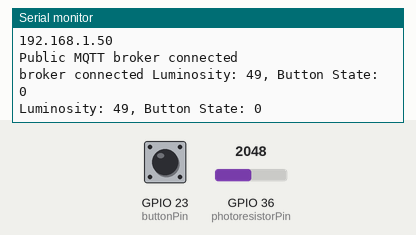
Simulated run of this sketch. Board: ESP32. On the bench: the last lines printed to the serial monitor. The inputs (shaded band) are chosen by the test bench; at power-on: GPIO 36 (photoresistorPin) = 2048, GPIO 23 (buttonPin) HIGH. WiFi joins after 1.5 s; servers stay silent unless stated; no MQTT or app messages arrive unless stated.

Above: at 2.7 s.
2.8 s: GPIO 36 (photoresistorPin) set to 2866
At 4.1 s:
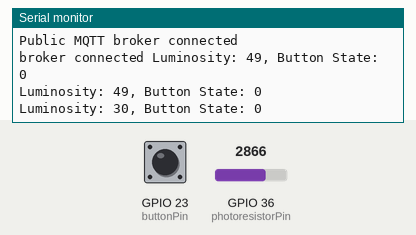
4.3 s: GPIO 23 (buttonPin) pulled LOW for 1.2 s
At 5.1 s:
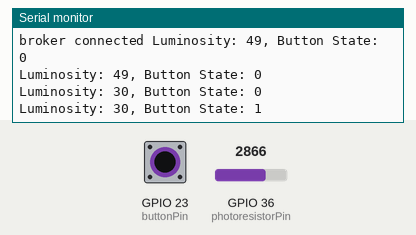
7.0 s: GPIO 36 (photoresistorPin) set to 3603
At 8.3 s:
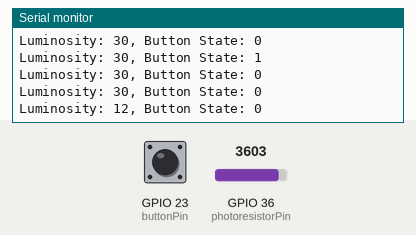
8.5 s: GPIO 23 (buttonPin) pulled LOW for 1.2 s
At 9.4 s:
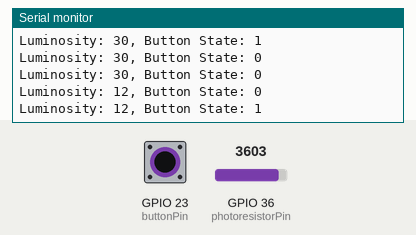
Timing chart, 0 to 11.5 s (numbered marks = the images above; inputs shaded):
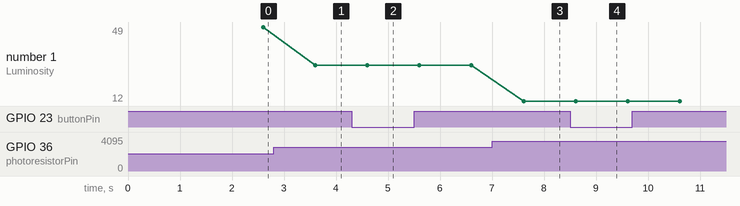

Measured:
- after the input at 2.8 s, the serial monitor: prints a new line after 0.80 s (image 1)
- after the input at 4.3 s, the serial monitor: prints a new line after 0.30 s (image 2)
- after the input at 7.0 s, the serial monitor: prints a new line after 0.61 s (image 3)
- after the input at 8.5 s, the serial monitor: prints a new line after 0.11 s (image 4)
- plotted number 1: 49 → 30 after the input at 2.8 s, 30 → 12 after the input at 7.0 s

The sketch:

esp32_publisher.ino
```cpp
#include <PubSubClient.h>
#include <SPI.h>
#include <WiFi.h>


const char* ssid = "Livebox-1F10";
const char* password = "zPUFF5vxytpGU4xeU3";

const char* mqtt_broker = "192.168.1.19";
const int mqtt_port = 1883;

WiFiClient espClient;
PubSubClient client(espClient);

const char* MQTT_TOPIC_LUM = "lum";
const char* MQTT_TOPIC_BTN = "btn";

const int photoresistorPin = 36; // Broche GPIO pour la photoresistance
const int buttonPin = 23;         // Broche GPIO pour le bouton
void setup_wifi() {
    Serial.begin(9600);

    delay(10);
    // Connexion au réseau WiFi
    Serial.println();
    Serial.print("Connecting to ");
    Serial.println(ssid);

    WiFi.mode(WIFI_STA);
    WiFi.begin(ssid, password);

    while (WiFi.status() != WL_CONNECTED) {
        delay(500);
        Serial.print("Connecting to WiFi..");
    }

    Serial.println("");
    Serial.println("WiFi connected");
    Serial.println("IP address: ");
    Serial.println(WiFi.localIP());

    // Connexion au broker MQTT
    client.setServer(mqtt_broker, mqtt_port);

    while (!client.connected()) {
        if (client.connect("arduinoClient")) {
            Serial.println("Public MQTT broker connected");
        } else {
            delay(2000);
            Serial.print("failed with state ");
            Serial.println(client.state());
        }
    }
}
void setup() {
    Serial.begin(9600);
    pinMode(photoresistorPin, INPUT);
    pinMode(buttonPin, INPUT_PULLUP);

    setup_wifi();
    client.setServer(mqtt_broker, mqtt_port);
    Serial.print("broker connected ");

}

void loop() {
  //etalonage du capteur
    client.loop();

    int luminosity = map(analogRead(photoresistorPin), 4095, 0, 0, 100);
    int buttonState = !digitalRead(buttonPin);


    client.publish(MQTT_TOPIC_LUM, String(luminosity).c_str());
    client.publish(MQTT_TOPIC_BTN, String(buttonState).c_str());
    Serial.print("Luminosity: ");
    Serial.print(luminosity);
    Serial.print(", Button State: ");
    Serial.println(buttonState);
    delay(1000);
}
```
